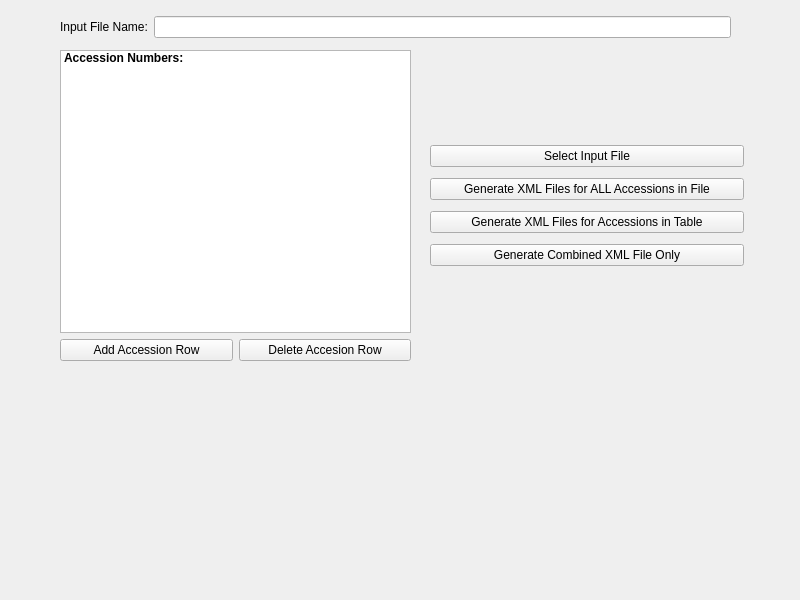
<?xml version="1.0" encoding="UTF-8"?>
<ui version="4.0">
 <class>ProteoformWarehouse</class>
 <widget class="QWidget" name="ProteoformWarehouse">
  <property name="geometry">
   <rect>
    <x>0</x>
    <y>0</y>
    <width>800</width>
    <height>600</height>
   </rect>
  </property>
  <property name="windowTitle">
   <string>ProteoformWarehouse</string>
  </property>
  <widget class="QWidget" name="verticalLayoutWidget">
   <property name="geometry">
    <rect>
     <x>60</x>
     <y>50</y>
     <width>351</width>
     <height>311</height>
    </rect>
   </property>
   <layout class="QVBoxLayout" name="verticalLayout">
    <item>
     <widget class="QListWidget" name="listWidget">
      <item>
       <property name="text">
        <string>Accession Numbers:</string>
       </property>
       <property name="font">
        <font>
         <weight>75</weight>
         <bold>true</bold>
        </font>
       </property>
      </item>
     </widget>
    </item>
    <item>
     <layout class="QGridLayout" name="gridLayout">
      <item row="2" column="1">
       <widget class="QPushButton" name="deleteAccession">
        <property name="text">
         <string>Delete Accesion Row</string>
        </property>
       </widget>
      </item>
      <item row="2" column="0">
       <widget class="QPushButton" name="addAccession">
        <property name="text">
         <string>Add Accession Row</string>
        </property>
       </widget>
      </item>
     </layout>
    </item>
    <item>
     <layout class="QGridLayout" name="gridLayout_2"/>
    </item>
   </layout>
  </widget>
  <widget class="QWidget" name="verticalLayoutWidget_2">
   <property name="geometry">
    <rect>
     <x>430</x>
     <y>140</y>
     <width>314</width>
     <height>134</height>
    </rect>
   </property>
   <layout class="QVBoxLayout" name="verticalLayout_2">
    <item>
     <widget class="QPushButton" name="inputFileButton">
      <property name="text">
       <string>Select Input File</string>
      </property>
     </widget>
    </item>
    <item>
     <widget class="QPushButton" name="allAccessionGenerate">
      <property name="text">
       <string>Generate XML Files for ALL Accessions in File</string>
      </property>
     </widget>
    </item>
    <item>
     <widget class="QPushButton" name="selectAccessionGenerate">
      <property name="text">
       <string>Generate XML Files for Accessions in Table</string>
      </property>
     </widget>
    </item>
    <item>
     <widget class="QPushButton" name="combinedxmlButton">
      <property name="text">
       <string>Generate Combined XML File Only</string>
      </property>
     </widget>
    </item>
   </layout>
   <zorder>selectAccessionGenerate</zorder>
   <zorder>allAccessionGenerate</zorder>
   <zorder>inputFileButton</zorder>
   <zorder>combinedxmlButton</zorder>
  </widget>
  <widget class="QWidget" name="gridLayoutWidget_3">
   <property name="geometry">
    <rect>
     <x>60</x>
     <y>12</y>
     <width>671</width>
     <height>31</height>
    </rect>
   </property>
   <layout class="QGridLayout" name="gridLayout_3">
    <item row="0" column="0">
     <widget class="QLabel" name="label">
      <property name="text">
       <string>Input File Name:</string>
      </property>
      <property name="buddy">
       <cstring>filenamebox</cstring>
      </property>
     </widget>
    </item>
    <item row="0" column="1">
     <widget class="QLineEdit" name="filenamebox">
      <property name="text">
       <string/>
      </property>
      <property name="readOnly">
       <bool>false</bool>
      </property>
     </widget>
    </item>
   </layout>
  </widget>
 </widget>
 <resources/>
 <connections/>
</ui>
